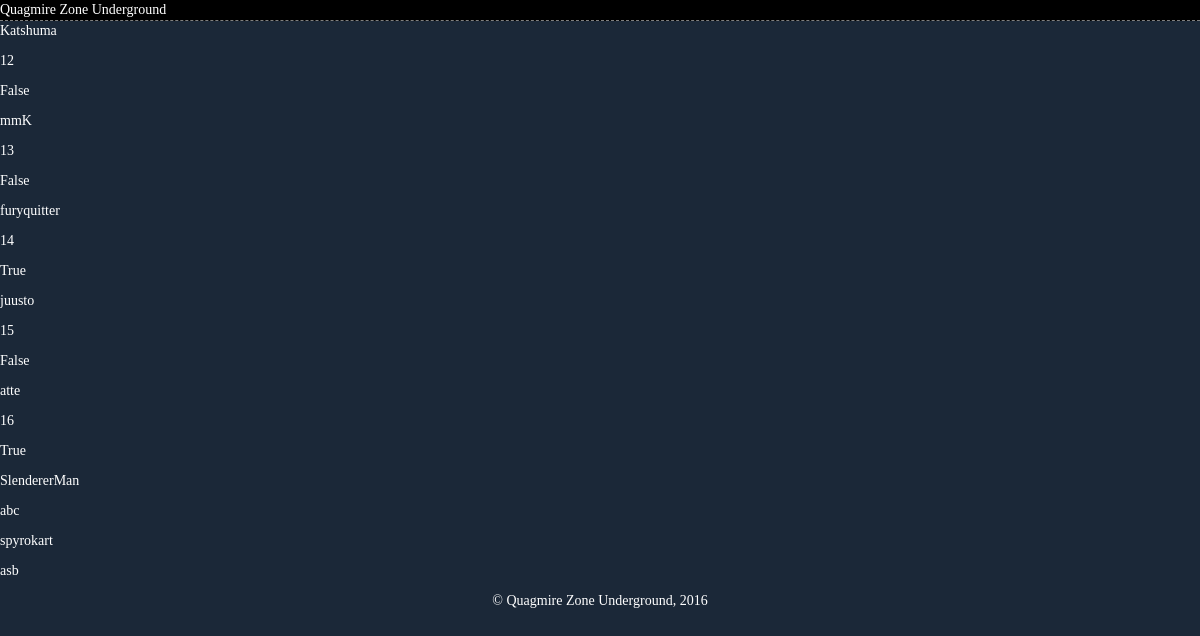
/test, run on an earlier commit of the app's database.
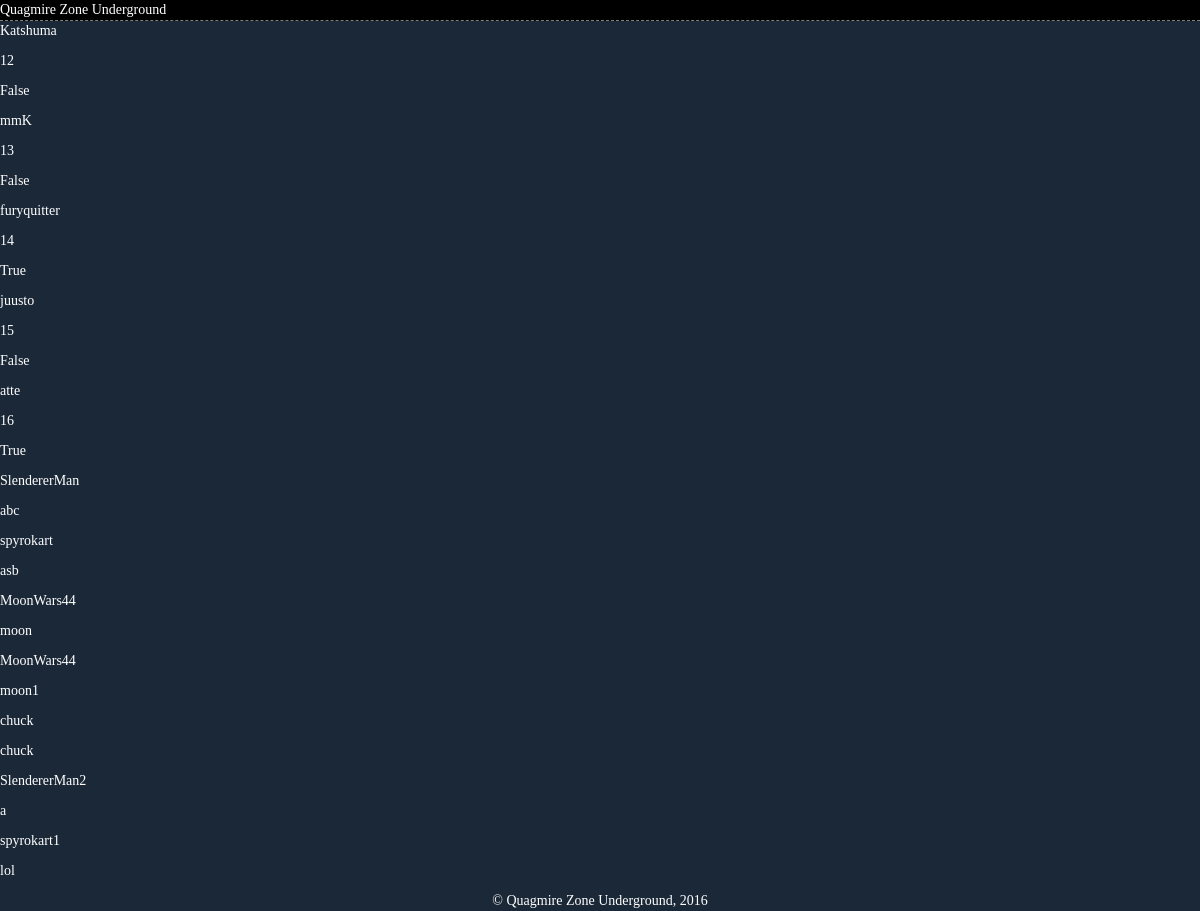
And on a later commit of the database.
### gamestore/models.py (models this page shows)
class UserExtension(models.Model):
    user = models.OneToOneField(
        User,
        on_delete=models.CASCADE,
        parent_link=False)
    isDeveloper = models.BooleanField(default=False)
    ownedGames = models.ManyToManyField('GamesOwned')

class Game(models.Model):
    name = models.CharField(max_length=80)
    URL = models.CharField(max_length=150, unique=True)
    gameSource = models.URLField(max_length=300, unique=True, blank=True)
    isPublic = models.BooleanField(default=False)
    genre = models.CharField(max_length=30, default='Unspecified', choices=GAME_GENRES)
    description = models.TextField(blank=True) # TODO: Think about how to implement line feeds.
    image = models.URLField(blank=True)
    image2 = models.URLField(blank=True)
    developer = models.ForeignKey(
        User,
        on_delete=models.SET_NULL,
        null=True)
    price = models.DecimalField(max_digits=7, decimal_places=2, default=0)
    releaseDate = None

### gamestore/views.py (the view)
# urls.py: url(r'^test$', views.test)
def test(request):
	users = User.objects.all()
	games = Game.objects.all()
	return render(request, 'test.html', {'users': users, 'games': games})

### gamestore/templates/test.html (shortened to what this page needs)
{% load staticfiles %}
<html>
    <head>
        <link rel="stylesheet" href="https://maxcdn.bootstrapcdn.com/bootstrap/3.3.6/css/bootstrap.min.css">
        <link rel="stylesheet" type="text/css" href="{% static 'quagmire.css' %}">
    </head>
    <body>
        <header font-size="40px">
	        Quagmire Zone Underground
        </header>
        <div>
            {% for user in users %}
            <p> {{user}} </p>
            <p> {{user.id}} </p>
            <p> {{user.userextension.isDeveloper}} </p>
            {% endfor %}
        </div>
        <div>
            {% for game in games %}
            <p> {{game.name}} </p>
            <p> {{game.URL}} </p>
            {% endfor %}
        </div>
        <footer>
	        &copy; Quagmire Zone Underground, 2016
        </footer>
    </body>
</html>

### gamestore/static/quagmire.css (style rules this page uses)
body { margin: 0; height: 100%; background: #1B2838; color: #FFFFFF; font-family: "Verdana"; }
header { width: 100%; background: #000000; border-bottom: 1px dashed gray; }
footer { width: 100%; text-align: center; margin: 6px 0; }

What changed in the data, as far as the page shows it:
added Game: name "MoonWars44", URL "moon"
added Game: name "MoonWars44", URL "moon1"
added Game: name "chuck", URL "chuck"
added Game: name "SlendererMan2", URL "a"
added Game: name "spyrokart1", URL "lol"
